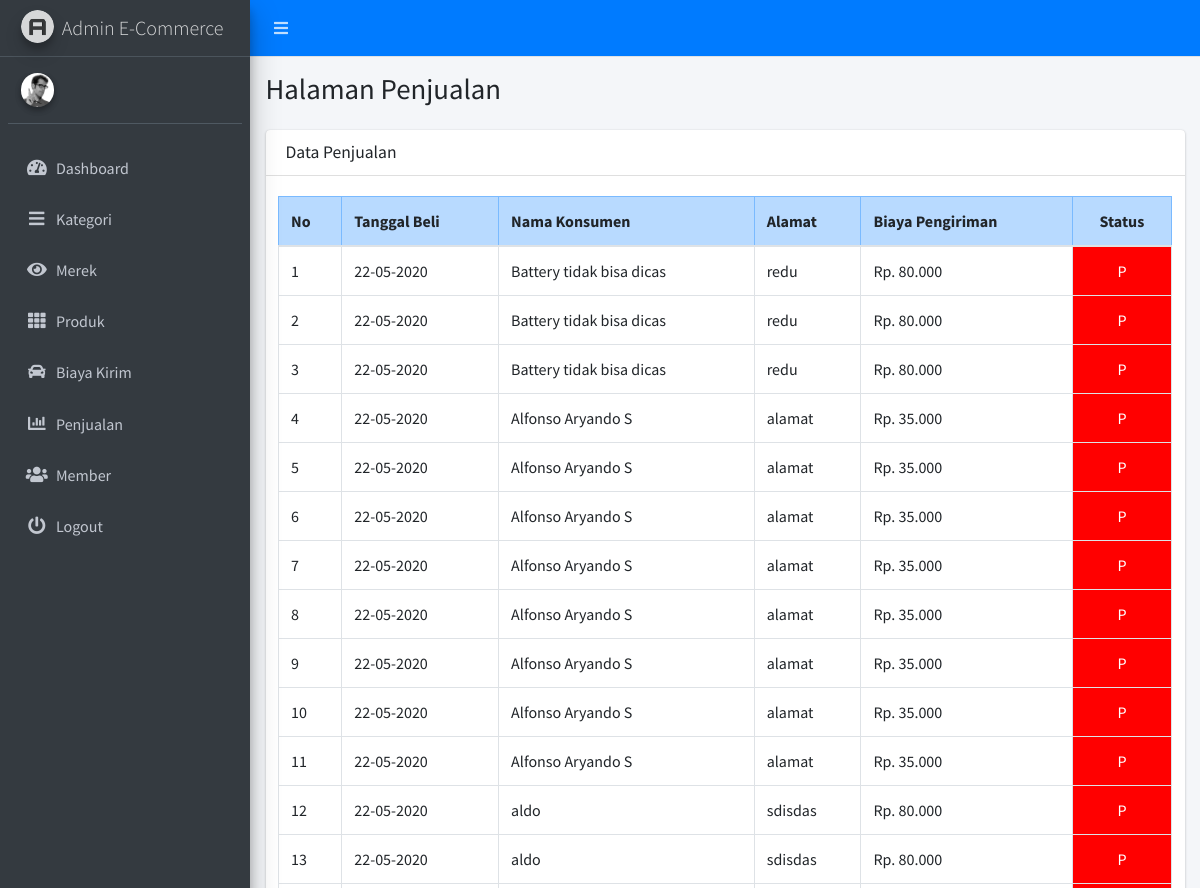
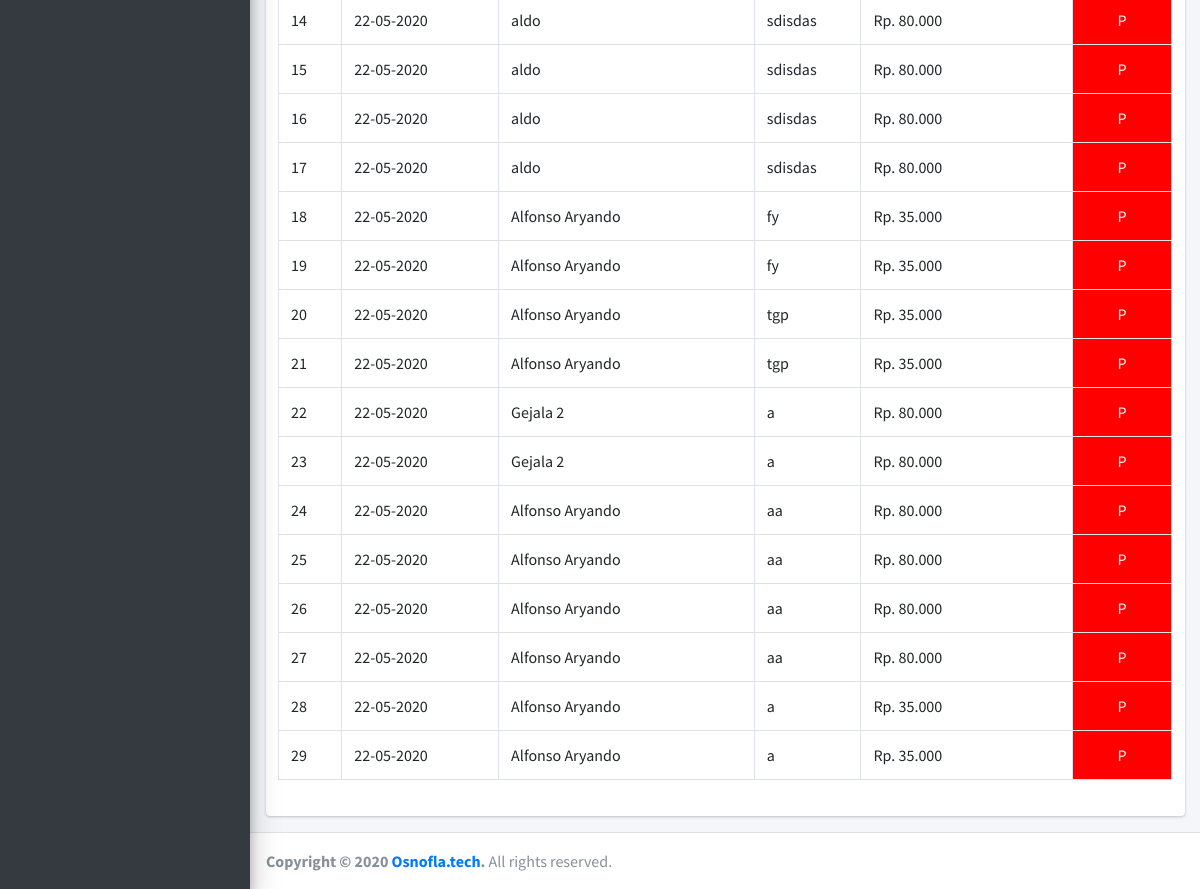
/index.php/penjualan, run on the app's committed database (2 pictures, top to bottom).
### tables this page shows
CREATE TABLE `tbl_pembelian` (
  `id_order` int(10) NOT NULL,
  `nama` varchar(100) DEFAULT NULL,
  `alamat` varchar(200) DEFAULT NULL,
  `email` varchar(100) DEFAULT NULL,
  `no_telp` varchar(20) DEFAULT NULL,
  `tanggal_beli` varchar(30) DEFAULT NULL,
  `status_order` char(1) DEFAULT NULL,
  `biaya_kirim` int(10) DEFAULT NULL
);

### application/controllers/Penjualan.php (called while the page is built, shortened)
<?php
class Penjualan extends CI_Controller
{
  public function __construct()
  {
    $this->load->model('Pembelian_M');
  }
  public function index()
  {
    $data['judul'] = "Halaman Penjualan";
    $data['title'] = "Data Penjualan";
    $data['user'] = $this->db->get_where('tbl_admin', ['email' => $this->session->userdata('email')])->row_array();
    $data['penjualan'] = $this->Pembelian_M->getPembeli();
    $this->load->view('templates/BE/admin_header', $data);
    $this->load->view('templates/BE/admin_sidebar', $data);
    $this->load->view('penjualan/index',  $data);
    $this->load->view('templates/BE/admin_footer');
  }
}

### index.php (called while the page is built, shortened)
<?php
require_once BASEPATH.'core/CodeIgniter.php';

### application/models/Pembelian_M.php (called while the page is built, shortened)
<?php
class Pembelian_M extends CI_model
{
  public function getPembeli()
  {
    return $this->db->get('tbl_pembelian')->result_array();
  }
}

### application/views/penjualan/index.php (the view, shortened to what this page needs)
<div class="content-wrapper">
  <section class="content-header">
    <div class="container-fluid">
      <div class="row mb-2">
        <div class="col-sm-6">
          <h1><?= $judul; ?></h1>
        </div>
      </div>
    </div>
  </section>
  <section class="content">
    <div class="container-fluid">
      <div class="row">
        <div class="col-12">
          <div class="card">
            <div class="card-header">
              <h3 class="card-title"><?= $title; ?></h3>
            </div>
            <div class="card-body">
              <div class="row">
                <table class="table table-bordered">
                  <thead class="table-primary">
                    <tr>
                      <th>No</th>
                      <th>Tanggal Beli</th>
                      <th>Nama Konsumen</th>
                      <th>Alamat</th>
                      <th>Biaya Pengiriman</th>
                      <th style="text-align: center">Status</th>
                    </tr>
                  </thead>
                  <tbody>
                    <?php $i = 1; ?>
                    <?php foreach ($penjualan as $p) : ?>
                      <tr>
                        <td><?= $i; ?></td>
                        <td><?= $p['tanggal_beli']; ?></td>
                        <td><?= $p['nama']; ?></td>
                        <td><?= $p['alamat']; ?></td>
                        <td>Rp. <?= number_format($p['biaya_kirim'], 0, ",", "."); ?></td>
                        <?php if ($p['status_order'] == "P") : ?>
                          <td style="background-color: red; color: white; text-align: center"><?= $p['status_order']; ?></td>
                        <?php else : ?>
                          <td style="background-color: green; color: white; text-align: center"><?= $p['status_order']; ?></td>
                        <?php endif; ?>
                      </tr>
                      <?php $i++; ?>
                    <?php endforeach; ?>
                  </tbody>
                </table>
              </div>
            </div>
          </div>
        </div>
      </div>
  </section>
</div>

### data on the page
tbl_pembelian: tanggal_beli "22-05-2020", nama "Battery tidak bisa dicas", alamat "redu", biaya_kirim "80.000", status_order "P"
tbl_pembelian: tanggal_beli "22-05-2020", nama "Battery tidak bisa dicas", alamat "redu", biaya_kirim "80.000", status_order "P"
tbl_pembelian: tanggal_beli "22-05-2020", nama "Battery tidak bisa dicas", alamat "redu", biaya_kirim "80.000", status_order "P"
tbl_pembelian: tanggal_beli "22-05-2020", nama "Alfonso Aryando S", alamat "alamat", biaya_kirim "35.000", status_order "P"
tbl_pembelian: tanggal_beli "22-05-2020", nama "Alfonso Aryando S", alamat "alamat", biaya_kirim "35.000", status_order "P"
tbl_pembelian: tanggal_beli "22-05-2020", nama "Alfonso Aryando S", alamat "alamat", biaya_kirim "35.000", status_order "P"
tbl_pembelian: tanggal_beli "22-05-2020", nama "Alfonso Aryando S", alamat "alamat", biaya_kirim "35.000", status_order "P"
tbl_pembelian: tanggal_beli "22-05-2020", nama "Alfonso Aryando S", alamat "alamat", biaya_kirim "35.000", status_order "P"
tbl_pembelian: tanggal_beli "22-05-2020", nama "Alfonso Aryando S", alamat "alamat", biaya_kirim "35.000", status_order "P"
tbl_pembelian: tanggal_beli "22-05-2020", nama "Alfonso Aryando S", alamat "alamat", biaya_kirim "35.000", status_order "P"
tbl_pembelian: tanggal_beli "22-05-2020", nama "Alfonso Aryando S", alamat "alamat", biaya_kirim "35.000", status_order "P"
tbl_pembelian: tanggal_beli "22-05-2020", nama "aldo", alamat "sdisdas", biaya_kirim "80.000", status_order "P"
tbl_pembelian: tanggal_beli "22-05-2020", nama "aldo", alamat "sdisdas", biaya_kirim "80.000", status_order "P"
tbl_pembelian: tanggal_beli "22-05-2020", nama "aldo", alamat "sdisdas", biaya_kirim "80.000", status_order "P"
tbl_pembelian: tanggal_beli "22-05-2020", nama "aldo", alamat "sdisdas", biaya_kirim "80.000", status_order "P"
tbl_pembelian: tanggal_beli "22-05-2020", nama "aldo", alamat "sdisdas", biaya_kirim "80.000", status_order "P"
tbl_pembelian: tanggal_beli "22-05-2020", nama "aldo", alamat "sdisdas", biaya_kirim "80.000", status_order "P"
tbl_pembelian: tanggal_beli "22-05-2020", nama "Alfonso Aryando", alamat "fy", biaya_kirim "35.000", status_order "P"
tbl_pembelian: tanggal_beli "22-05-2020", nama "Alfonso Aryando", alamat "fy", biaya_kirim "35.000", status_order "P"
tbl_pembelian: tanggal_beli "22-05-2020", nama "Alfonso Aryando", alamat "tgp", biaya_kirim "35.000", status_order "P"
tbl_pembelian: tanggal_beli "22-05-2020", nama "Alfonso Aryando", alamat "tgp", biaya_kirim "35.000", status_order "P"
tbl_pembelian: tanggal_beli "22-05-2020", nama "Gejala 2", alamat "a", biaya_kirim "80.000", status_order "P"
tbl_pembelian: tanggal_beli "22-05-2020", nama "Gejala 2", alamat "a", biaya_kirim "80.000", status_order "P"
tbl_pembelian: tanggal_beli "22-05-2020", nama "Alfonso Aryando", alamat "aa", biaya_kirim "80.000", status_order "P"
tbl_pembelian: tanggal_beli "22-05-2020", nama "Alfonso Aryando", alamat "aa", biaya_kirim "80.000", status_order "P"
tbl_pembelian: tanggal_beli "22-05-2020", nama "Alfonso Aryando", alamat "aa", biaya_kirim "80.000", status_order "P"
tbl_pembelian: tanggal_beli "22-05-2020", nama "Alfonso Aryando", alamat "aa", biaya_kirim "80.000", status_order "P"
tbl_pembelian: tanggal_beli "22-05-2020", nama "Alfonso Aryando", alamat "a", biaya_kirim "35.000", status_order "P"
tbl_pembelian: tanggal_beli "22-05-2020", nama "Alfonso Aryando", alamat "a", biaya_kirim "35.000", status_order "P"

### other printed values
$judul "Halaman Penjualan"
$title "Data Penjualan"
